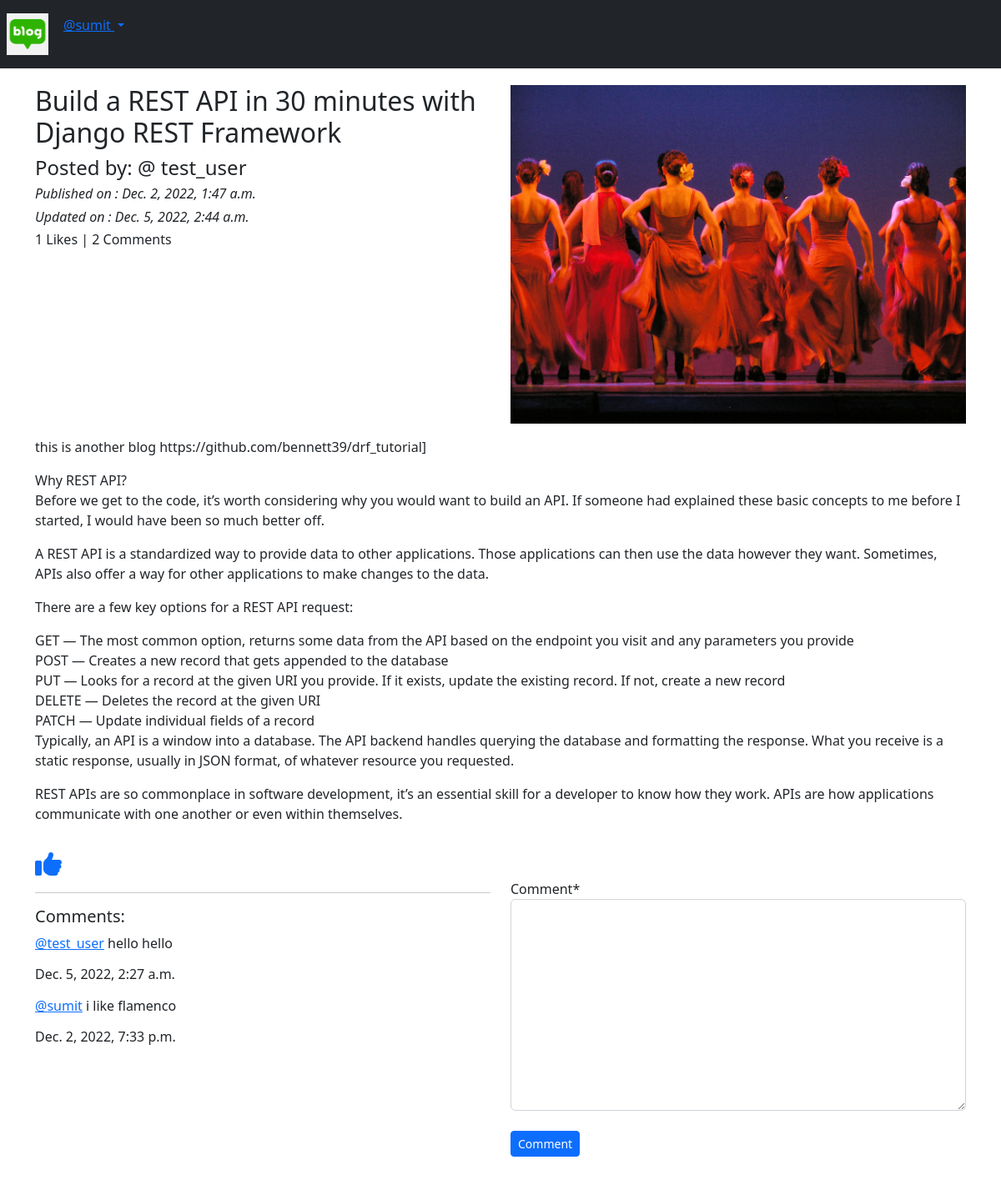
/blog/details/title-2-cd6c7d26-9ce3-477b-b3c7-5dd0b2a49ecf (signed in), run on the app's committed database.
### App_Blog/models.py (models this page shows, shortened)
class Blog(models.Model):
    author = models.ForeignKey(User, on_delete=models.CASCADE, related_name='post_author')
    blog_title = models.CharField(max_length=264, verbose_name="Put a Title")
    slug = models.SlugField(max_length=264, unique=True)
    blog_content = models.TextField(verbose_name="what is on your mind?")
    blog_image = models.ImageField(upload_to='blog_image', verbose_name="Image")
    publish_date = models.DateTimeField(auto_now_add=True)
    update_date = models.DateTimeField(auto_now=True)
    class Meta:
        ordering = ('-publish_date',)

class Comment(models.Model):
    blog = models.ForeignKey(Blog, on_delete=models.CASCADE, related_name='blog_comment')
    user = models.ForeignKey(User, on_delete=models.CASCADE, related_name='user_comment')
    comment = models.TextField()
    comment_date = models.DateTimeField(auto_now_add=True)
    class Meta:
        ordering = ('-comment_date',)

### App_Blog/views.py (the view, shortened to what this page needs)
# urls.py: path('details/<slug:slug>', views.blog_details, name='blog_details'),
@login_required
def blog_details(request, slug):
    blog = Blog.objects.get(slug=slug)
    comment_form = CommentForm()
    already_liked = Likes.objects.filter(blog=blog, user=request.user)
    liked = True if already_liked else False
    return render(request, 'App_Blog/blog_details.html', context={'blog':blog,
    'comment_form':comment_form, 'liked': liked})

### App_Blog/forms.py
class CommentForm(forms.ModelForm):
    class Meta:
        model = Comment
        fields = ('comment',)

### templates/App_Blog/blog_details.html (shortened to what this page needs)
{% extends 'base.html' %}
{% load static %}
{% load crispy_forms_tags %}
{% block body_block %}
<div class="row">
	<div class="col-sm-6">
		<h2>{{blog.blog_title}}</h2>
		<h4>Posted by: @ {{blog.author}}</h4>
		<i><h6>Published on : {{blog.publish_date}}</h6></i>
		<i><h6>Updated on : {{blog.update_date}}</h6></i>
		<h6>{{blog.liked_blog.count}} Likes | {{blog.blog_comment.count}} Comments </h6>
	</div>
	<div class="col-sm-6">
		<img src="/media/{{blog.blog_image}}" width="100%">
	</div>
	<p>{{blog.blog_content|linebreaks}}</p>
</div>
{% if not liked %}
<a href="{% url 'App_Blog:liked_post' pk=blog.pk %}">
	<i class="fas fa-thumbs-up fa-2x"></i>
</a>
{% else %}
<a href="{% url 'App_Blog:unliked_post' pk=blog.pk %}">
	<i class="fas fa-thumbs-down fa-2x"></i>
</a>
{% endif %}
<div class="row">
	<div class="col-sm-6">
		<hr>
		<h5>Comments:</h5>
		{% for comment in blog.blog_comment.all %}
		<p><a href="#">@{{comment.user}}</a> {{comment.comment}} <br> <h6>{{comment.comment_date}}</h6></p>
		{% endfor %}
	</div>
	<div class="col-sm-6">
		<form method="POST">
			{{comment_form|crispy}}
			<br>
			<button type="submit" class="btn btn-primary btn-sm"> Comment </button>
		</form>
	</div>
</div>
<br>
<br>
{% endblock body_block %}

### templates/base.html (shortened to what this page needs)
<!doctype html>
<html lang="en">
<head>
  <link href="https://cdn.jsdelivr.net/npm/bootstrap@5.2.3/dist/css/bootstrap.min.css" rel="stylesheet"
>
</head>
<body>
  <nav class="navbar navbar-expand-sm bg-dark navbar-dark">
    <ul class="navbar-nav">
      <li class="nav-item-active">
        <a class="nav-link" href="{% url 'index' %}"><img src="/media/logo.png" alt="" width="50px"></a>
      </li>
      {% if user.is_authenticated %}
      <div class="dropdown" style="padding:10px">
        <a class="dropdown-toggle" href="#" id="navbardrop" data-bs-toggle="dropdown">
          @{{user.username}}
        </a>
      </div>
      {% endif %}
    </ul>
  </nav>
  <div class="container" style="padding-top:20px">
    {% block body_block %}
    {% endblock %}
  </div>
</body>
</html>

### data on the page
Blog: blog_title "Build a REST API in 30 minutes with Django REST Framework", author "test_user", publish_date "Dec. 2, 2022, 1:47 a.m.", update_date "Dec. 5, 2022, 2:44 a.m.", liked_blog.count "1", blog_comment.count "2", blog_image (picture), blog_content "this is another blog https://github.com/bennett39/drf_tutorial] Why REST API? Before we get to the code, it’s worth considering why you would want to build an API. If someone had explained these basic concepts to me before I started, I would have been so much better off. A REST API is a standardized way to provide data to other applications. Those applications can then use the data however they want. Sometimes, APIs also offer a way for other applications to make changes to the data. There are a few key options for a REST API request: GET — The most common option, returns some data from the API based on the endpoint you visit and any parameters you provide POST — Creates a new record that…"
Comment: user "test_user", comment "hello hello", comment_date "Dec. 5, 2022, 2:27 a.m."
Comment: user "sumit", comment "i like flamenco", comment_date "Dec. 2, 2022, 7:33 p.m."

### other printed values
{{ user.username }} "sumit"
